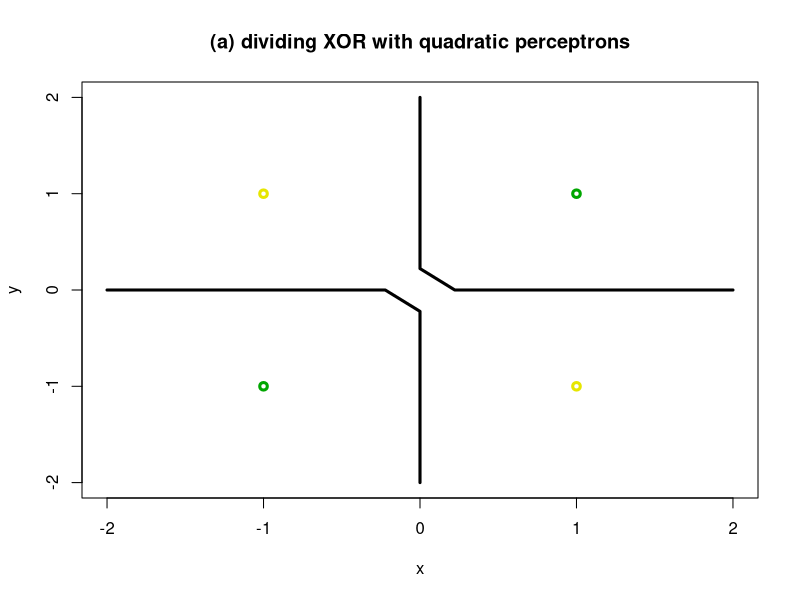
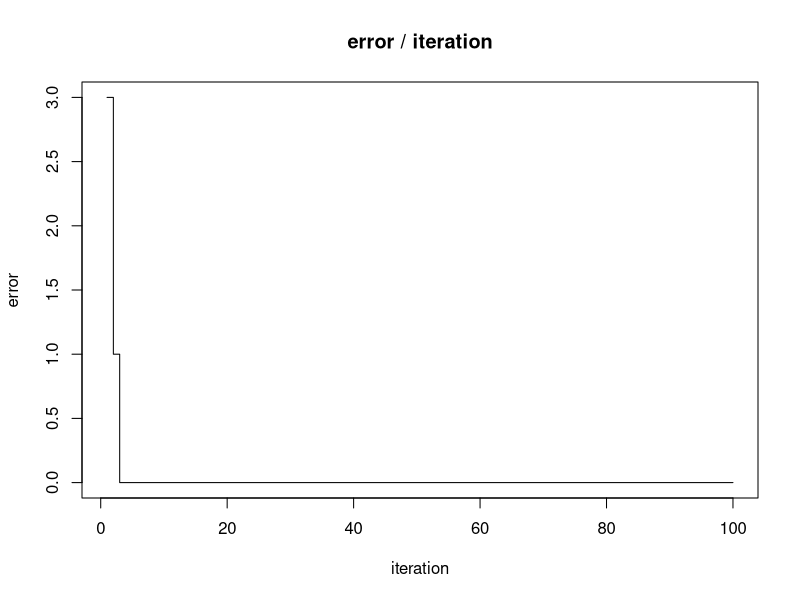
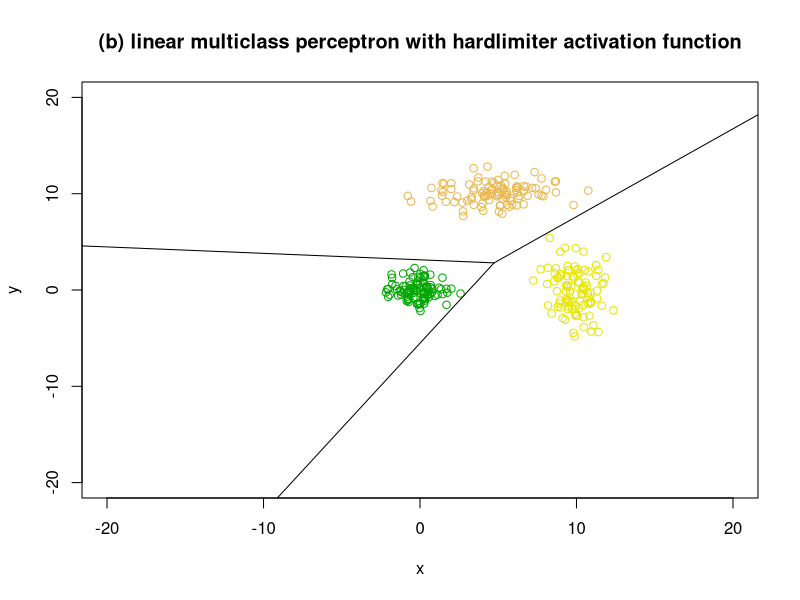
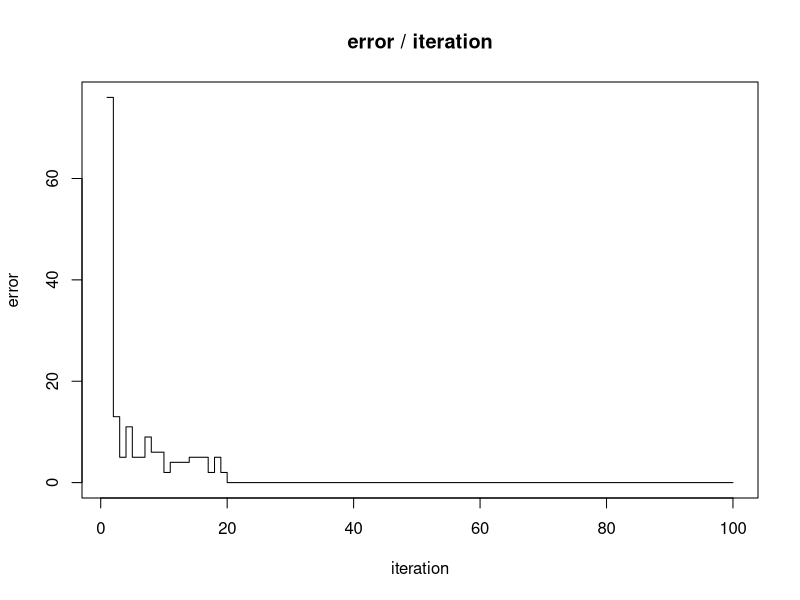
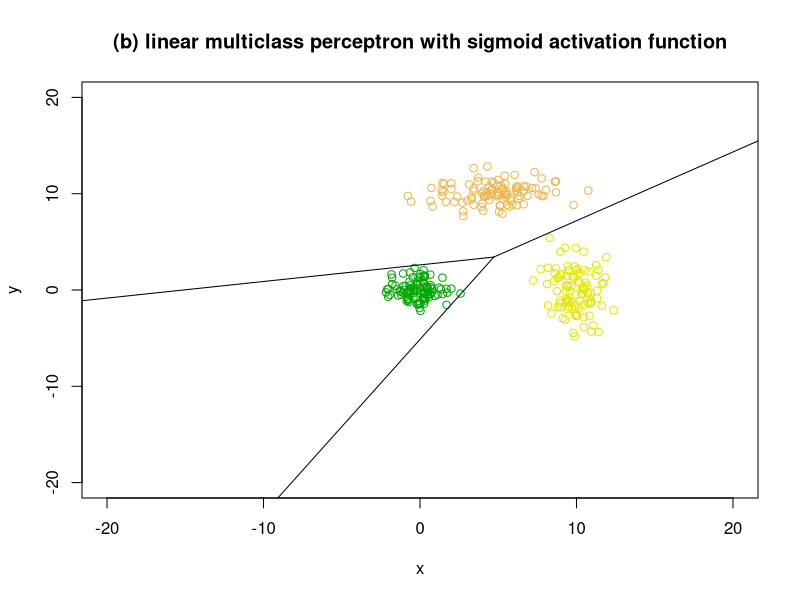
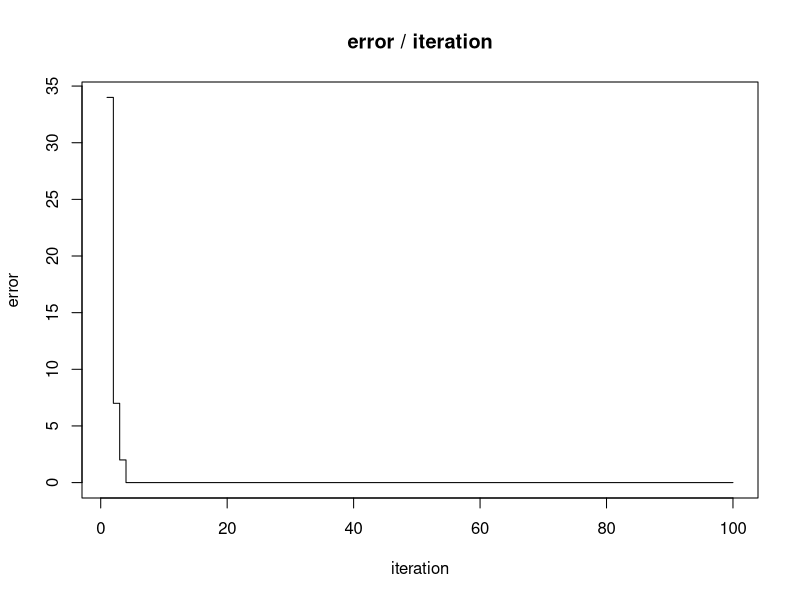
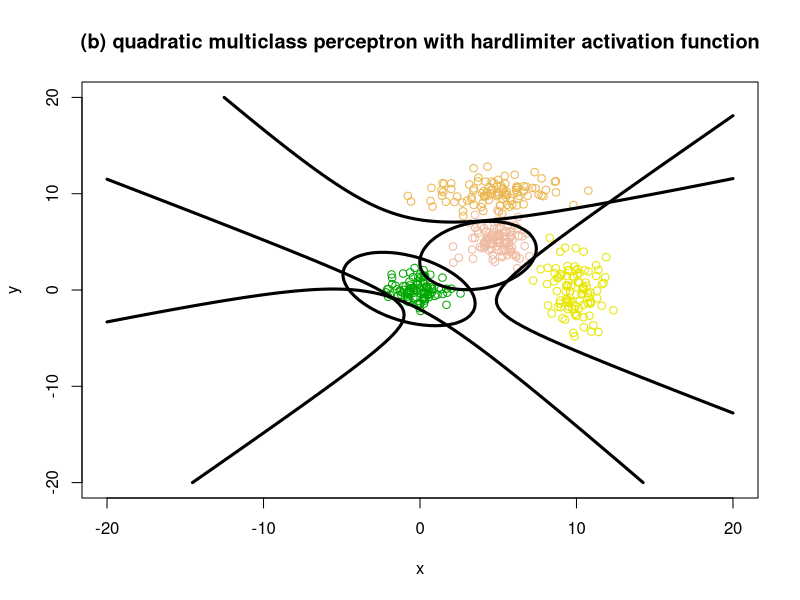
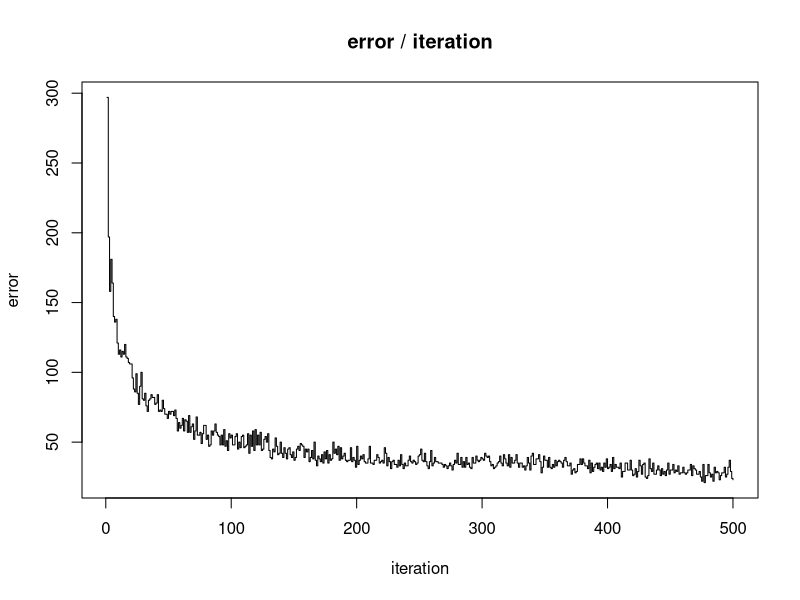

Here is the R script that generated these plots, in order:
library("plyr")
library("MASS")

################################################################################
#   a
################################################################################
colours <- terrain.colors(5)

drawDataPoints <- function (inputs) {
    classA <- inputs[inputs$class == 1, ]
    classB <- inputs[inputs$class == 0, ]

    points(classA$x, classA$y, col = colours[1], lwd = 3)
    points(classB$x, classB$y, col = colours[2], lwd = 3)
}


drawDecisionBoundaryL <- function (weights, i = 1) {
    a <- weights[1]
    b <- weights[2]
    c <- weights[3]
    plot(NA, NA, xlim=c(-2,2), ylim=c(-2,2), xlab="x", ylab="y", col = colours[i])
    abline(-(c/b), -(a/b))
}

drawDecisionBoundaryQ <- function (weights, xlim = c(-2,2), ylim = c(-2,2), length = 10) {
    f <- Vectorize(function(x,y) sum(featureQ(c(x, y)) * weights))
    x <- seq(xlim[1], xlim[2], length = length)
    y <- seq(ylim[1], ylim[2], length = length)
    z <- outer(x,y,f)
    contour(
        x = x, y = x, z = z,
        levels = 0, las = 1, drawlabels = FALSE, lwd = 3,
        xlim=xlim, ylim=ylim, xlab="x", ylab="y", add = TRUE
    )
}
drawErrors <- function (errors) {
    plot(errors, xlab="iteration", ylab="error", type="s")
}


featureL <- function (input) {
    x <- unlist(input[1])
    y <- unlist(input[2])
    return(unlist(c(x, y, 1)))
}

featureQ <- function (input) {
    x <- unlist(input[1])
    y <- unlist(input[2])
    return(unlist(c(x * x, x * y, y * y, x, y, 1)))
}

# activation function
hardlimiter <- function (n) {
    if (n > 0) {
        return(1)
    } else {
        return(0)
    }
}

sigmoid <- function (n) 1/(1 + exp(-n))

id <- function (n) n

perceptron <- function (input, weights, feature, activate) {
    return(activate(sum(feature(input) * weights)))
}

classifyA <- function (feature, activation, learningRate, iteration, inputs, weights) {
    errors <- c()
    for (j in 1:iteration) {
        numberOfErrors <- 0
        for (i in 1:nrow(inputs)) {
            input <- inputs[i, ]
            output <- perceptron(input, weights, feature, activation)
            error <- input$class - output
            correction <- error * learningRate
            weights <- weights + feature(input) * correction
            if (error != 0)
                numberOfErrors <- numberOfErrors + 1
        }
        errors <- c(errors, numberOfErrors)
    }
    return(list(
        weights = weights,
        errors = errors
        ))
}


inputs <- data.frame(
    x = c(-1, -1, 1, 1),
    y = c(-1, 1, -1, 1),
    class = c(1, 0, 0, 1))


result <- classifyA(featureQ, hardlimiter, 0.1, 100, inputs, rep(0, 6))
plot(NA, NA, xlim=c(-2,2), ylim=c(-2,2), xlab="x", ylab="y")
drawDecisionBoundaryQ(result$weights)
drawDataPoints(inputs)
title("(a) dividing XOR with quadratic perceptrons")

drawErrors(result$errors)
title("error / iteration")

################################################################################
#   b
################################################################################

plotBoundary3 <- function(weights) {
    # vectors
    l01 <- weights[, 1] - weights[, 2]
    l12 <- weights[, 2] - weights[, 3]
    l20 <- weights[, 3] - weights[, 1]

    # cross point
    x <- ((l01[2]*l12[3])/l12[2] - l01[3]) / (l01[1] - (l12[1]*l01[2])/l12[2])
    y <- ((l01[1]*l12[3])/l12[1] - l01[3]) / (l01[2] - (l12[2]*l01[1])/l12[1])

    slope01 = l01[1]/(-l01[2])
    slope12 = l12[1]/(-l12[2])
    slope20 = l20[1]/(-l20[2])
    segments(x, y, x - 100, y - slope01 * 100)
    segments(x, y, x + 100, y + slope12 * 100)
    segments(x, y, x - 100, y - slope20 * 100)
}


tagClass <- function (inputs, class) {
    return(data.frame(x = inputs[, 1], y = inputs[, 2], class = class))
}

class0 = list(
    mean = c(0, 0),
    sigma = matrix(c(1, 0, 0, 1), 2, 2))

class1 = list(
    mean = c(10, 0),
    sigma = matrix(c(1, 0, 0, 4), 2, 2))

class2 = list(
    mean = c(5, 10),
    sigma = matrix(c(4, 0, 0, 1), 2, 2))

class0raw = mvrnorm(n = 100, class0$mean, class0$sigma)
class1raw = mvrnorm(n = 100, class1$mean, class1$sigma)
class2raw = mvrnorm(n = 100, class2$mean, class2$sigma)


class0 = tagClass(class0raw, 0)
class1 = tagClass(class1raw, 1)
class2 = tagClass(class2raw, 2)


weights = matrix(0, 3, 3)
learningRate <- 0.5
iteration <- 100
errors <- c()
for (j in 1:iteration) {    # interation
    size <- nrow(class0)
    numberOfErrors <- 0
    for (i in 1:size) { # number of data
        inputs <- matrix(c(class0[i, ], class1[i, ], class2[i, ]), 3, 3)
        numberOfClasses <- 3
        for (k in 1:numberOfClasses) { # each classes
            input <- inputs[, k]
            outputs <- c(perceptron(input, weights[, 1], featureL, hardlimiter),
                perceptron(input, weights[, 2], featureL, hardlimiter),
                perceptron(input, weights[, 3], featureL, hardlimiter))

            correction <- featureL(input) * learningRate
            for (m in 1:numberOfClasses) {
                if (m == k && outputs[m] == 0) { # reinforce
                    weights[, m] <- weights[, m] + correction
                    numberOfErrors <- numberOfErrors + 1
                }

                if (m != k && outputs[m] == 1) { # punish
                    weights[, m] <- weights[, m] - correction
                    numberOfErrors <- numberOfErrors + 1
                }
            }
        }
    }
    errors <- c(errors, numberOfErrors)
}
plot(NA, NA, xlim=c(-20,20), ylim=c(-20,20), xlab="x", ylab="y")
points(class0, col = colours[1])
points(class1, col = colours[2])
points(class2, col = colours[3])

plotBoundary3(weights)
title("(b) linear multiclass perceptron with hardlimiter activation function")
drawErrors(errors)
title("error / iteration")

weights = matrix(0, 3, 3)
learningRate <- 0.5
iteration <- 100
errors <- c()
for (j in 1:iteration) {    # interation
    size <- nrow(class0)
    numberOfErrors <- 0
    for (i in 1:size) { # number of data
        inputs <- matrix(c(class0[i, ], class1[i, ], class2[i, ]), 3, 3)
        numberOfClasses <- 3
        for (k in 1:numberOfClasses) { # each classes
            input <- inputs[, k]
            outputs <- c(perceptron(input, weights[, 1], featureL, sigmoid),
                perceptron(input, weights[, 2], featureL, sigmoid),
                perceptron(input, weights[, 3], featureL, sigmoid))

            # wrong prediction, adjust all weights
            if (max(outputs) != outputs[k] || min(outputs) == outputs[k]) {
                correction <- featureL(input) * learningRate
                for (m in 1:numberOfClasses) {
                    if (m == k) {   # reinforce
                        weights[, m] <- weights[, m] + correction
                    } else {
                        weights[, m] <- weights[, m] - correction
                    }
                }
                numberOfErrors <- numberOfErrors + 1
            }
        }
    }
    errors <- c(errors, numberOfErrors)
}


plot(NA, NA, xlim=c(-20,20), ylim=c(-20,20), xlab="x", ylab="y")
points(class0, col = colours[1])
points(class1, col = colours[2])
points(class2, col = colours[3])

plotBoundary3(weights)
title("(b) linear multiclass perceptron with sigmoid activation function")

drawErrors(errors)
title("error / iteration")

################################################################################
#   c
################################################################################

class3 = list(
    mean = c(5, 5),
    sigma = matrix(c(1, 0, 0, 1), 2, 2))
class3 = tagClass(mvrnorm(n = 100, class3$mean, class3$sigma), 3)

weights = matrix(0, 6, 4)
learningRate <- 1
iteration <- 500
errors <- c()
for (j in 1:iteration) {    # interation
    size <- nrow(class0)
    numberOfErrors <- 0
    for (i in 1:size) { # number of data
        inputs <- matrix(c(class0[i, ], class1[i, ], class2[i, ], class3[i, ]), 3, 4)
        numberOfClasses <- 4
        for (k in 1:numberOfClasses) { # each classes
            input <- inputs[, k]
            outputs <- c(perceptron(input, weights[, 1], featureQ, hardlimiter),
                perceptron(input, weights[, 2], featureQ, hardlimiter),
                perceptron(input, weights[, 3], featureQ, hardlimiter),
                perceptron(input, weights[, 4], featureQ, hardlimiter))
            correction <- featureQ(input) * learningRate
            for (m in 1:numberOfClasses) {
                if (m == k && outputs[m] == 0) { # reinforce
                    weights[, m] <- weights[, m] + correction
                    numberOfErrors <- numberOfErrors + 1
                }

                if (m != k && outputs[m] == 1) { # punish
                    weights[, m] <- weights[, m] - correction
                    numberOfErrors <- numberOfErrors + 1
                }
            }
        }
    }
    errors <- c(errors, numberOfErrors)
}

plot(NA, NA, xlim=c(-20,20), ylim=c(-20,20), xlab="x", ylab="y")
points(class0, col = colours[1])
points(class1, col = colours[2])
points(class2, col = colours[3])
points(class3, col = colours[4])
drawDecisionBoundaryQ(weights[, 1], xlim = c(-20, 20), ylim = c(-20, 20), length = 100)
drawDecisionBoundaryQ(weights[, 2], xlim = c(-20, 20), ylim = c(-20, 20), length = 100)
drawDecisionBoundaryQ(weights[, 3], xlim = c(-20, 20), ylim = c(-20, 20), length = 100)
drawDecisionBoundaryQ(weights[, 4], xlim = c(-20, 20), ylim = c(-20, 20), length = 100)
title("(b) quadratic multiclass perceptron with hardlimiter activation function")

drawErrors(errors)
title("error / iteration")


weights = matrix(0.5, 6, 4)
learningRate <- 0.1
iteration <- 500
errors <- c()
for (j in 1:iteration) {    # interation
    size <- nrow(class0)
    numberOfErrors <- 0
    for (i in 1:size) { # number of data
        inputs <- matrix(c(class0[i, ], class1[i, ], class2[i, ], class3[i, ]), 3, 4)
        numberOfClasses <- 4
        for (k in 1:numberOfClasses) { # each classes
            input <- inputs[, k]
            outputs <- c(
                perceptron(input, weights[, 1], featureQ, sigmoid),
                perceptron(input, weights[, 2], featureQ, sigmoid),
                perceptron(input, weights[, 3], featureQ, sigmoid),
                perceptron(input, weights[, 4], featureQ, sigmoid))

            for (m in 1:numberOfClasses) {
                if (m == k && outputs[m] < 0.9) { # reinforce
                    correction <- featureQ(input) * learningRate * (1 - outputs[m])
                    weights[, m] <- weights[, m] + correction
                    numberOfErrors <- numberOfErrors + 1
                }

                if (m != k && outputs[m] > 0.1) { # punish
                    correction <- featureQ(input) * learningRate * (0 - outputs[m])
                    weights[, m] <- weights[, m] + correction
                    numberOfErrors <- numberOfErrors + 1
                }
            }
        }
    }
    errors <- c(errors, numberOfErrors)
}

plot(NA, NA, xlim=c(-20,20), ylim=c(-20,20), xlab="x", ylab="y")
points(class0, col = colours[1])
points(class1, col = colours[2])
points(class2, col = colours[3])
points(class3, col = colours[4])
drawDecisionBoundaryQ(weights[, 1], xlim = c(-20, 20), ylim = c(-20, 20), length = 100)
drawDecisionBoundaryQ(weights[, 2], xlim = c(-20, 20), ylim = c(-20, 20), length = 100)
drawDecisionBoundaryQ(weights[, 3], xlim = c(-20, 20), ylim = c(-20, 20), length = 100)
drawDecisionBoundaryQ(weights[, 4], xlim = c(-20, 20), ylim = c(-20, 20), length = 100)
title("(b) quadratic multiclass perceptron with hardlimiter activation function")

drawErrors(errors)
title("error / iteration")
